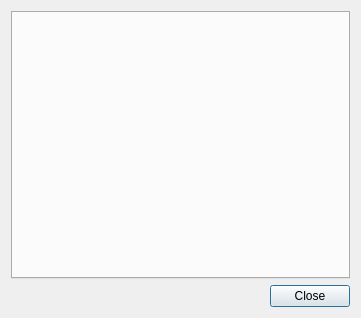
<?xml version="1.0" encoding="UTF-8"?>
<ui version="4.0">
 <class>dlg_selector</class>
 <widget class="QDialog" name="dlg_selector">
  <property name="geometry">
   <rect>
    <x>0</x>
    <y>0</y>
    <width>361</width>
    <height>318</height>
   </rect>
  </property>
  <property name="windowTitle">
   <string>Selector</string>
  </property>
  <layout class="QGridLayout" name="gridLayout">
   <item row="0" column="0" colspan="2">
    <layout class="QGridLayout" name="gridLayout_2">
     <item row="1" column="0" colspan="2">
      <widget class="QTabWidget" name="main_tab">
       <property name="sizePolicy">
        <sizepolicy hsizetype="Preferred" vsizetype="Preferred">
         <horstretch>0</horstretch>
         <verstretch>0</verstretch>
        </sizepolicy>
       </property>
       <property name="currentIndex">
        <number>-1</number>
       </property>
      </widget>
     </item>
    </layout>
   </item>
   <item row="1" column="1">
    <widget class="QPushButton" name="btn_close">
     <property name="text">
      <string>Close</string>
     </property>
    </widget>
   </item>
   <item row="1" column="0">
    <spacer name="horizontalSpacer">
     <property name="orientation">
      <enum>Qt::Horizontal</enum>
     </property>
     <property name="sizeHint" stdset="0">
      <size>
       <width>40</width>
       <height>20</height>
      </size>
     </property>
    </spacer>
   </item>
  </layout>
 </widget>
 <resources/>
 <connections/>
</ui>
